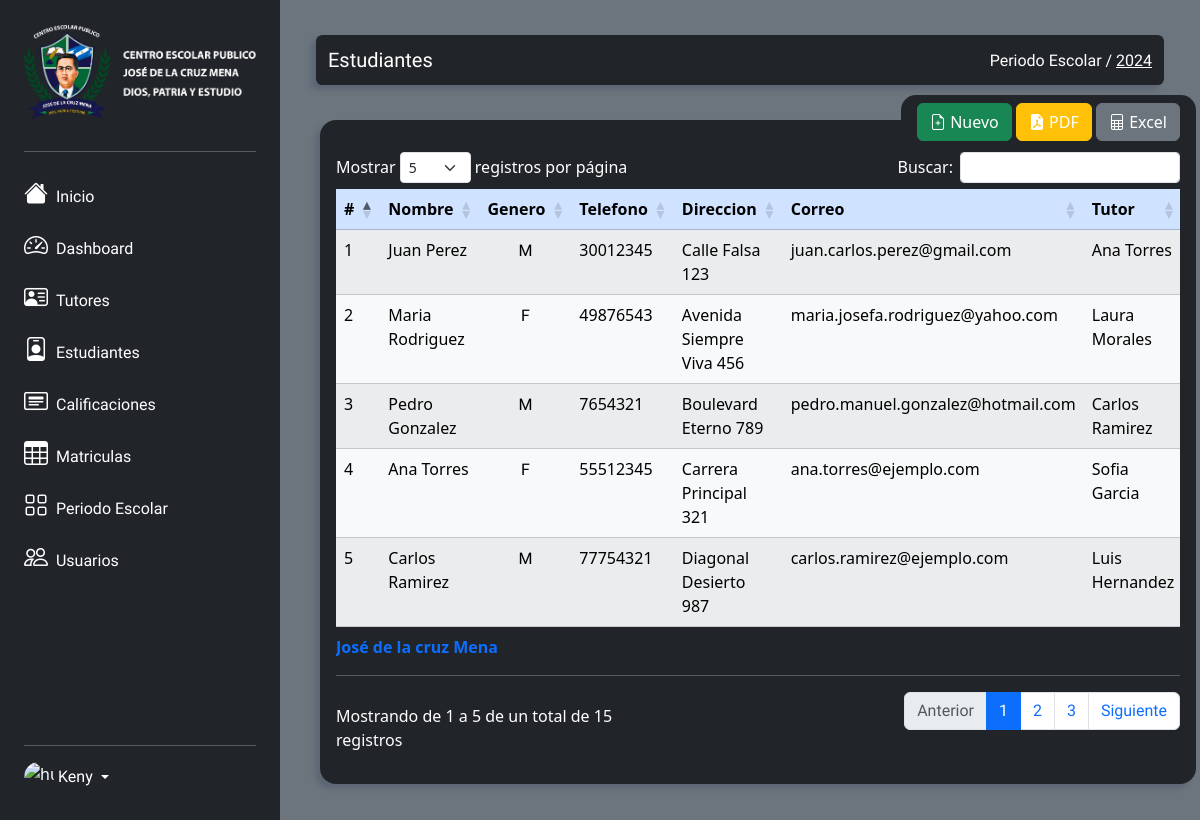
/views/student.view.php (signed in), run on the app's committed database.
### tables this page shows
CREATE TABLE Estudiantes (
    ID_Estudiante INT PRIMARY KEY AUTO_INCREMENT,
    Pri_Nombre VARCHAR(20) NOT NULL,
    Seg_Nombre VARCHAR(20),
    Pri_Apellido VARCHAR(20) NOT NULL,
    Seg_Apellido VARCHAR(20),
    Fecha_Nacimiento DATE NOT NULL,
    Cedula VARCHAR(25) UNIQUE,
    FK_Genero INT NOT NULL,
    Telefono INT(8) NOT NULL,
    Direccion VARCHAR(45) NOT NULL,
    Correo_Electronico VARCHAR(45) NOT NULL,
    FK_Tutor INT NOT NULL,
    FK_Parentesco INT NOT NULL,
    constraint pk_Tutor_id foreign key (FK_Tutor) references Tutores(ID_Tutor) on update cascade on delete cascade,
    constraint pk_Genero_id foreign key (FK_Genero) references Generos(ID_Genero) on update cascade on delete cascade,
    constraint pk_Parentesco_id foreign key (FK_Parentesco) references Parentescos(ID_Parentesco) on update cascade on delete cascade
);

### models/estudiante.model.php (called while the page is built, shortened)
<?php
require_once '../models/conexion.model.php';
class Estudiante
{
    private $objetoConexion;
    public function __construct()
    {
        $this->objetoConexion = new Conexion();
    }
    public function read()
    {
        try {
            $consulta = "CALL sp_read_student();";
            $resultado = $this->objetoConexion->consultar($consulta);
            if ($resultado) {
                return $resultado;
            } else {
                throw new Exception("No se encontraron estudiantes.");
            }
        } catch (Exception $e) {
            error_log("Error en la cansulta: " . $e->getMessage());
            return false;
        }
    }
}

### models/conexion.model.php (called while the page is built, shortened)
<?php
class Conexion{
    private $server;
    private $user;
    private $pwd;
    private $bd;
    function __construct(){
        $this->server = 'localhost';
        $this->user = 'root';
        $this->bd = 'gestion_escolar_jdlcm';
        $this->pwd = '';
    }
    public function conectar(){
        $this->mysqli = new mysqli($this->server,$this->user,$this->pwd,$this->bd);
        if($this->mysqli->connect_errno){
            echo "No se pudo conectar con la base de datos: ".$this->mysqli->connect_error;
            return 0;
        }else{
            return $this->mysqli;
        }
    }
    public function consultar($query){
        $result = mysqli_query($this->conectar(), $query);
        return $result;
    }
}

### template/tables/table.student.php (shortened to what this page needs)
<div class="bg-dark rounded-4 Contenedor-List col ">
    <div class="botones">
        <button type="button" class="btn btn-success" data-bs-toggle="modal" data-bs-target="#modal_new_student">
            <i class="bi bi-file-earmark-plus"></i>
            Nuevo
        </button>
        <button type="button" class="btn btn-warning" style="color: white" onclick="window.location.href='/report/reports.students.pdf.php'">
            <i class="bi bi-file-earmark-pdf-fill"></i>
            PDF
        </button>
        <button type="button" class="btn btn-secondary" style="color: white" onclick="window.location.href='/report/reports.students.excel.php'">
        <i class="bi bi-file-spreadsheet"></i>
            Excel
        </button>
    </div>
    <div class="table-responsive">
        <table id="datatable" class="table table-striped table-responsive table-light table-hover">
            <caption>
                José de la cruz Mena
                <hr class="mt-3 mb-0 mx-0">
            </caption>
            <thead class="m-4 table-primary">
                <tr>
                    <th class="centered ">#</th>
                    <th class="centered">Nombre</th>
                    <th class="centered">Genero</th>
                    <th class="centered">Telefono</th>
                    <th class="centered">Direccion</th>
                    <th class="centered">Correo</th>
                    <th class="centered">Tutor</th>
                </tr>
            </thead>
            <tbody>
                <?php
                $objEstudiante = new Estudiante();
                $allEstudiantes = $objEstudiante->read();
                $numRows = mysqli_num_rows($allEstudiantes);
                for ($i = 0; $i < $numRows; $i++) {
                    $estudiante = mysqli_fetch_assoc($allEstudiantes);
                ?>
                    <tr>
                        <td><?= $estudiante["ID_Estudiante"] ?></td>
                        <td><?= $estudiante["Pri_Nombre"] . ' ' . $estudiante["Pri_Apellido"] ?></td>
                        <td style="text-align: center;"><?= $estudiante["Genero"] == "Masculino"? '<span>M</span>' : '<span>F</span>'?></td>
                        <td><?= $estudiante["Telefono"] ?></td>
                        <td><?= $estudiante["Direccion"] ?></td>
                        <td><?= $estudiante["Correo_Electronico"] ?></td>
                        <td><?= $estudiante["Tutor"] ?></td>
                    </tr>
                <?php } ?>
            </tbody>
        </table>
    </div>
</div>

### css/style.matricula.css (style rules this page uses)
caption { color: #0D6EFD !important; font-weight: bold; }
.Contenedor-List { box-shadow: -5px 5px 5px rgba(73, 80, 104, 0.4) !important; width: 73vw !important; margin: 0 3% 0 0; position: absolute; top: 120px; left: 320px; padding: 2rem 1rem; border-radius: 25px; }
hr { color: white; width: 100%; }

### css/style.botones.css (style rules this page uses)
.botones { position: absolute; top: -25px; right: 0px; padding: 0.5rem 1rem; background-color: #212529; border-radius: 15px; }

### data on the page
estudiantes: ID_Estudiante "1", Pri_Nombre "Juan", Pri_Apellido "Perez", shows "M", Telefono "30012345", Direccion "Calle Falsa 123", Correo_Electronico "juan.carlos.perez@gmail.com", Tutor "Ana Torres"
estudiantes: ID_Estudiante "2", Pri_Nombre "Maria", Pri_Apellido "Rodriguez", shows "F", Telefono "49876543", Direccion "Avenida Siempre Viva 456", Correo_Electronico "maria.josefa.rodriguez@yahoo.com", Tutor "Laura Morales"
estudiantes: ID_Estudiante "3", Pri_Nombre "Pedro", Pri_Apellido "Gonzalez", shows "M", Telefono "7654321", Direccion "Boulevard Eterno 789", Correo_Electronico "pedro.manuel.gonzalez@hotmail.com", Tutor "Carlos Ramirez"
estudiantes: ID_Estudiante "4", Pri_Nombre "Ana", Pri_Apellido "Torres", shows "F", Telefono "55512345", Direccion "Carrera Principal 321", Correo_Electronico "ana.torres@ejemplo.com", Tutor "Sofia Garcia"
estudiantes: ID_Estudiante "5", Pri_Nombre "Carlos", Pri_Apellido "Ramirez", shows "M", Telefono "77754321", Direccion "Diagonal Desierto 987", Correo_Electronico "carlos.ramirez@ejemplo.com", Tutor "Luis Hernandez"

### other printed values
$_SESSION['usuarioautenticado']['Usuario'] "Keny"
$_SESSION['title_form_section'] "Estudiantes"
$_SESSION['school_period']['Anio'] "2024"
